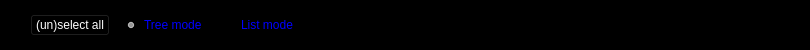
    <widget class="QFrame" name="frame">
     <property name="enabled">
      <bool>true</bool>
     </property>
     <property name="minimumSize">
      <size>
       <width>0</width>
       <height>40</height>
      </size>
     </property>
     <property name="palette">
      <palette>
       <active>
        <colorrole role="WindowText">
         <brush brushstyle="SolidPattern">
          <color alpha="255">
           <red>255</red>
           <green>255</green>
           <blue>255</blue>
          </color>
         </brush>
        </colorrole>
        <colorrole role="Button">
         <brush brushstyle="SolidPattern">
          <color alpha="255">
           <red>0</red>
           <green>0</green>
           <blue>0</blue>
          </color>
         </brush>
        </colorrole>
        <colorrole role="Text">
         <brush brushstyle="SolidPattern">
          <color alpha="255">
           <red>255</red>
           <green>255</green>
           <blue>255</blue>
          </color>
         </brush>
        </colorrole>
        <colorrole role="Base">
         <brush brushstyle="SolidPattern">
          <color alpha="255">
           <red>0</red>
           <green>0</green>
           <blue>0</blue>
          </color>
         </brush>
        </colorrole>
        <colorrole role="Window">
         <brush brushstyle="SolidPattern">
          <color alpha="255">
           <red>0</red>
           <green>0</green>
           <blue>0</blue>
          </color>
         </brush>
        </colorrole>
       </active>
       <inactive>
        <colorrole role="WindowText">
         <brush brushstyle="SolidPattern">
          <color alpha="255">
           <red>255</red>
           <green>255</green>
           <blue>255</blue>
          </color>
         </brush>
        </colorrole>
        <colorrole role="Button">
         <brush brushstyle="SolidPattern">
          <color alpha="255">
           <red>0</red>
           <green>0</green>
           <blue>0</blue>
          </color>
         </brush>
        </colorrole>
        <colorrole role="Text">
         <brush brushstyle="SolidPattern">
          <color alpha="255">
           <red>255</red>
           <green>255</green>
           <blue>255</blue>
          </color>
         </brush>
        </colorrole>
        <colorrole role="Base">
         <brush brushstyle="SolidPattern">
          <color alpha="255">
           <red>0</red>
           <green>0</green>
           <blue>0</blue>
          </color>
         </brush>
        </colorrole>
        <colorrole role="Window">
         <brush brushstyle="SolidPattern">
          <color alpha="255">
           <red>0</red>
           <green>0</green>
           <blue>0</blue>
          </color>
         </brush>
        </colorrole>
       </inactive>
       <disabled>
        <colorrole role="WindowText">
         <brush brushstyle="SolidPattern">
          <color alpha="255">
           <red>132</red>
           <green>132</green>
           <blue>132</blue>
          </color>
         </brush>
        </colorrole>
        <colorrole role="Button">
         <brush brushstyle="SolidPattern">
          <color alpha="255">
           <red>0</red>
           <green>0</green>
           <blue>0</blue>
          </color>
         </brush>
        </colorrole>
        <colorrole role="Text">
         <brush brushstyle="SolidPattern">
          <color alpha="255">
           <red>132</red>
           <green>132</green>
           <blue>132</blue>
          </color>
         </brush>
        </colorrole>
        <colorrole role="Base">
         <brush brushstyle="SolidPattern">
          <color alpha="255">
           <red>0</red>
           <green>0</green>
           <blue>0</blue>
          </color>
         </brush>
        </colorrole>
        <colorrole role="Window">
         <brush brushstyle="SolidPattern">
          <color alpha="255">
           <red>0</red>
           <green>0</green>
           <blue>0</blue>
          </color>
         </brush>
        </colorrole>
       </disabled>
      </palette>
     </property>
     <property name="frameShape">
      <enum>QFrame::StyledPanel</enum>
     </property>
     <property name="frameShadow">
      <enum>QFrame::Sunken</enum>
     </property>
     <widget class="QWidget" name="horizontalLayoutWidget">
      <property name="geometry">
       <rect>
        <x>30</x>
        <y>10</y>
        <width>771</width>
        <height>31</height>
       </rect>
      </property>
      <layout class="QHBoxLayout" name="horizontalLayoutPanel" stretch="0,0,0,0">
       <property name="spacing">
        <number>14</number>
       </property>
       <item>
        <widget class="QPushButton" name="pushButtonSelectAll">
         <property name="sizePolicy">
          <sizepolicy hsizetype="Maximum" vsizetype="Fixed">
           <horstretch>0</horstretch>
           <verstretch>0</verstretch>
          </sizepolicy>
         </property>
         <property name="palette">
          <palette>
           <active>
            <colorrole role="WindowText">
             <brush brushstyle="SolidPattern">
              <color alpha="255">
               <red>255</red>
               <green>255</green>
               <blue>255</blue>
              </color>
             </brush>
            </colorrole>
            <colorrole role="Button">
             <brush brushstyle="SolidPattern">
              <color alpha="255">
               <red>0</red>
               <green>0</green>
               <blue>0</blue>
              </color>
             </brush>
            </colorrole>
            <colorrole role="Midlight">
             <brush brushstyle="SolidPattern">
              <color alpha="255">
               <red>255</red>
               <green>255</green>
               <blue>255</blue>
              </color>
             </brush>
            </colorrole>
            <colorrole role="Dark">
             <brush brushstyle="SolidPattern">
              <color alpha="255">
               <red>255</red>
               <green>255</green>
               <blue>255</blue>
              </color>
             </brush>
            </colorrole>
            <colorrole role="Mid">
             <brush brushstyle="SolidPattern">
              <color alpha="255">
               <red>255</red>
               <green>255</green>
               <blue>255</blue>
              </color>
             </brush>
            </colorrole>
            <colorrole role="Text">
             <brush brushstyle="SolidPattern">
              <color alpha="255">
               <red>255</red>
               <green>255</green>
               <blue>255</blue>
              </color>
             </brush>
            </colorrole>
            <colorrole role="ButtonText">
             <brush brushstyle="SolidPattern">
              <color alpha="255">
               <red>255</red>
               <green>255</green>
               <blue>255</blue>
              </color>
             </brush>
            </colorrole>
            <colorrole role="Base">
             <brush brushstyle="SolidPattern">
              <color alpha="255">
               <red>0</red>
               <green>0</green>
               <blue>0</blue>
              </color>
             </brush>
            </colorrole>
            <colorrole role="Window">
             <brush brushstyle="SolidPattern">
              <color alpha="255">
               <red>0</red>
               <green>0</green>
               <blue>0</blue>
              </color>
             </brush>
            </colorrole>
            <colorrole role="Shadow">
             <brush brushstyle="SolidPattern">
              <color alpha="255">
               <red>255</red>
               <green>255</green>
               <blue>255</blue>
              </color>
             </brush>
            </colorrole>
            <colorrole role="Highlight">
             <brush brushstyle="SolidPattern">
              <color alpha="255">
               <red>255</red>
               <green>255</green>
               <blue>255</blue>
              </color>
             </brush>
            </colorrole>
            <colorrole role="HighlightedText">
             <brush brushstyle="SolidPattern">
              <color alpha="255">
               <red>255</red>
               <green>255</green>
               <blue>255</blue>
              </color>
             </brush>
            </colorrole>
            <colorrole role="Link">
             <brush brushstyle="SolidPattern">
              <color alpha="255">
               <red>255</red>
               <green>255</green>
               <blue>255</blue>
              </color>
             </brush>
            </colorrole>
            <colorrole role="LinkVisited">
             <brush brushstyle="SolidPattern">
              <color alpha="255">
               <red>255</red>
               <green>255</green>
               <blue>255</blue>
              </color>
             </brush>
            </colorrole>
            <colorrole role="AlternateBase">
             <brush brushstyle="SolidPattern">
              <color alpha="255">
               <red>248</red>
               <green>248</green>
               <blue>248</blue>
              </color>
             </brush>
            </colorrole>
            <colorrole role="ToolTipBase">
             <brush brushstyle="SolidPattern">
              <color alpha="255">
               <red>255</red>
               <green>255</green>
               <blue>255</blue>
              </color>
             </brush>
            </colorrole>
            <colorrole role="ToolTipText">
             <brush brushstyle="SolidPattern">
              <color alpha="255">
               <red>255</red>
               <green>255</green>
               <blue>255</blue>
              </color>
             </brush>
            </colorrole>
           </active>
           <inactive>
            <colorrole role="WindowText">
             <brush brushstyle="SolidPattern">
              <color alpha="255">
               <red>255</red>
               <green>255</green>
               <blue>255</blue>
              </color>
             </brush>
            </colorrole>
            <colorrole role="Button">
             <brush brushstyle="SolidPattern">
              <color alpha="255">
               <red>0</red>
               <green>0</green>
               <blue>0</blue>
              </color>
             </brush>
            </colorrole>
            <colorrole role="Midlight">
             <brush brushstyle="SolidPattern">
              <color alpha="255">
               <red>255</red>
               <green>255</green>
               <blue>255</blue>
              </color>
             </brush>
            </colorrole>
            <colorrole role="Dark">
             <brush brushstyle="SolidPattern">
              <color alpha="255">
               <red>255</red>
               <green>255</green>
               <blue>255</blue>
              </color>
             </brush>
            </colorrole>
            <colorrole role="Mid">
             <brush brushstyle="SolidPattern">
              <color alpha="255">
               <red>255</red>
               <green>255</green>
               <blue>255</blue>
              </color>
             </brush>
            </colorrole>
            <colorrole role="Text">
             <brush brushstyle="SolidPattern">
              <color alpha="255">
               <red>255</red>
               <green>255</green>
               <blue>255</blue>
              </color>
             </brush>
            </colorrole>
            <colorrole role="ButtonText">
             <brush brushstyle="SolidPattern">
              <color alpha="255">
               <red>255</red>
               <green>255</green>
               <blue>255</blue>
              </color>
             </brush>
            </colorrole>
            <colorrole role="Base">
             <brush brushstyle="SolidPattern">
              <color alpha="255">
               <red>0</red>
               <green>0</green>
               <blue>0</blue>
              </color>
             </brush>
            </colorrole>
            <colorrole role="Window">
             <brush brushstyle="SolidPattern">
              <color alpha="255">
               <red>0</red>
               <green>0</green>
               <blue>0</blue>
              </color>
             </brush>
            </colorrole>
            <colorrole role="Shadow">
             <brush brushstyle="SolidPattern">
              <color alpha="255">
               <red>255</red>
               <green>255</green>
               <blue>255</blue>
              </color>
             </brush>
            </colorrole>
            <colorrole role="Highlight">
             <brush brushstyle="SolidPattern">
              <color alpha="255">
               <red>255</red>
               <green>255</green>
               <blue>255</blue>
              </color>
             </brush>
            </colorrole>
            <colorrole role="HighlightedText">
             <brush brushstyle="SolidPattern">
              <color alpha="255">
               <red>255</red>
               <green>255</green>
               <blue>255</blue>
              </color>
             </brush>
            </colorrole>
            <colorrole role="Link">
             <brush brushstyle="SolidPattern">
              <color alpha="255">
               <red>255</red>
               <green>255</green>
               <blue>255</blue>
              </color>
             </brush>
            </colorrole>
            <colorrole role="LinkVisited">
             <brush brushstyle="SolidPattern">
              <color alpha="255">
               <red>255</red>
               <green>255</green>
               <blue>255</blue>
              </color>
             </brush>
            </colorrole>
            <colorrole role="AlternateBase">
             <brush brushstyle="SolidPattern">
              <color alpha="255">
               <red>248</red>
               <green>248</green>
               <blue>248</blue>
              </color>
             </brush>
            </colorrole>
            <colorrole role="ToolTipBase">
             <brush brushstyle="SolidPattern">
              <color alpha="255">
               <red>255</red>
               <green>255</green>
               <blue>255</blue>
              </color>
             </brush>
            </colorrole>
            <colorrole role="ToolTipText">
             <brush brushstyle="SolidPattern">
              <color alpha="255">
               <red>255</red>
               <green>255</green>
               <blue>255</blue>
              </color>
             </brush>
            </colorrole>
           </inactive>
           <disabled>
            <colorrole role="WindowText">
             <brush brushstyle="SolidPattern">
              <color alpha="255">
               <red>255</red>
               <green>255</green>
               <blue>255</blue>
              </color>
             </brush>
            </colorrole>
            <colorrole role="Button">
             <brush brushstyle="SolidPattern">
              <color alpha="255">
               <red>0</red>
               <green>0</green>
               <blue>0</blue>
              </color>
             </brush>
            </colorrole>
            <colorrole role="Midlight">
             <brush brushstyle="SolidPattern">
              <color alpha="255">
               <red>255</red>
               <green>255</green>
               <blue>255</blue>
              </color>
             </brush>
            </colorrole>
            <colorrole role="Dark">
             <brush brushstyle="SolidPattern">
              <color alpha="255">
               <red>255</red>
               <green>255</green>
               <blue>255</blue>
              </color>
             </brush>
            </colorrole>
            <colorrole role="Mid">
             <brush brushstyle="SolidPattern">
              <color alpha="255">
               <red>255</red>
               <green>255</green>
               <blue>255</blue>
              </color>
             </brush>
            </colorrole>
            <colorrole role="Text">
             <brush brushstyle="SolidPattern">
              <color alpha="255">
               <red>255</red>
               <green>255</green>
               <blue>255</blue>
              </color>
             </brush>
            </colorrole>
            <colorrole role="ButtonText">
             <brush brushstyle="SolidPattern">
              <color alpha="255">
               <red>255</red>
               <green>255</green>
               <blue>255</blue>
              </color>
             </brush>
            </colorrole>
            <colorrole role="Base">
             <brush brushstyle="SolidPattern">
              <color alpha="255">
               <red>0</red>
               <green>0</green>
               <blue>0</blue>
              </color>
             </brush>
            </colorrole>
            <colorrole role="Window">
             <brush brushstyle="SolidPattern">
              <color alpha="255">
               <red>0</red>
               <green>0</green>
               <blue>0</blue>
              </color>
             </brush>
            </colorrole>
            <colorrole role="Shadow">
             <brush brushstyle="SolidPattern">
              <color alpha="255">
               <red>255</red>
               <green>255</green>
               <blue>255</blue>
              </color>
             </brush>
            </colorrole>
            <colorrole role="Highlight">
             <brush brushstyle="SolidPattern">
              <color alpha="255">
               <red>255</red>
               <green>255</green>
               <blue>255</blue>
              </color>
             </brush>
            </colorrole>
            <colorrole role="HighlightedText">
             <brush brushstyle="SolidPattern">
              <color alpha="255">
               <red>255</red>
               <green>255</green>
               <blue>255</blue>
              </color>
             </brush>
            </colorrole>
            <colorrole role="Link">
             <brush brushstyle="SolidPattern">
              <color alpha="255">
               <red>255</red>
               <green>255</green>
               <blue>255</blue>
              </color>
             </brush>
            </colorrole>
            <colorrole role="LinkVisited">
             <brush brushstyle="SolidPattern">
              <color alpha="255">
               <red>255</red>
               <green>255</green>
               <blue>255</blue>
              </color>
             </brush>
            </colorrole>
            <colorrole role="AlternateBase">
             <brush brushstyle="SolidPattern">
              <color alpha="255">
               <red>255</red>
               <green>255</green>
               <blue>255</blue>
              </color>
             </brush>
            </colorrole>
            <colorrole role="ToolTipBase">
             <brush brushstyle="SolidPattern">
              <color alpha="255">
               <red>255</red>
               <green>255</green>
               <blue>255</blue>
              </color>
             </brush>
            </colorrole>
            <colorrole role="ToolTipText">
             <brush brushstyle="SolidPattern">
              <color alpha="255">
               <red>255</red>
               <green>255</green>
               <blue>255</blue>
              </color>
             </brush>
            </colorrole>
           </disabled>
          </palette>
         </property>
         <property name="text">
          <string>(un)select all</string>
         </property>
        </widget>
       </item>
       <item>
        <widget class="QRadioButton" name="radioTreeMode">
         <property name="sizePolicy">
          <sizepolicy hsizetype="Maximum" vsizetype="Fixed">
           <horstretch>0</horstretch>
           <verstretch>0</verstretch>
          </sizepolicy>
         </property>
         <property name="palette">
          <palette>
           <active>
            <colorrole role="WindowText">
             <brush brushstyle="SolidPattern">
              <color alpha="255">
               <red>0</red>
               <green>0</green>
               <blue>255</blue>
              </color>
             </brush>
            </colorrole>
            <colorrole role="Button">
             <brush brushstyle="SolidPattern">
              <color alpha="255">
               <red>0</red>
               <green>0</green>
               <blue>0</blue>
              </color>
             </brush>
            </colorrole>
            <colorrole role="Base">
             <brush brushstyle="SolidPattern">
              <color alpha="255">
               <red>0</red>
               <green>0</green>
               <blue>0</blue>
              </color>
             </brush>
            </colorrole>
            <colorrole role="Window">
             <brush brushstyle="SolidPattern">
              <color alpha="255">
               <red>0</red>
               <green>0</green>
               <blue>0</blue>
              </color>
             </brush>
            </colorrole>
            <colorrole role="Highlight">
             <brush brushstyle="SolidPattern">
              <color alpha="255">
               <red>255</red>
               <green>255</green>
               <blue>255</blue>
              </color>
             </brush>
            </colorrole>
           </active>
           <inactive>
            <colorrole role="WindowText">
             <brush brushstyle="SolidPattern">
              <color alpha="255">
               <red>0</red>
               <green>0</green>
               <blue>255</blue>
              </color>
             </brush>
            </colorrole>
            <colorrole role="Button">
             <brush brushstyle="SolidPattern">
              <color alpha="255">
               <red>0</red>
               <green>0</green>
               <blue>0</blue>
              </color>
             </brush>
            </colorrole>
            <colorrole role="Base">
             <brush brushstyle="SolidPattern">
              <color alpha="255">
               <red>0</red>
               <green>0</green>
               <blue>0</blue>
              </color>
             </brush>
            </colorrole>
            <colorrole role="Window">
             <brush brushstyle="SolidPattern">
              <color alpha="255">
               <red>0</red>
               <green>0</green>
               <blue>0</blue>
              </color>
             </brush>
            </colorrole>
            <colorrole role="Highlight">
             <brush brushstyle="SolidPattern">
              <color alpha="255">
               <red>255</red>
               <green>255</green>
               <blue>255</blue>
              </color>
             </brush>
            </colorrole>
           </inactive>
           <disabled>
            <colorrole role="WindowText">
             <brush brushstyle="SolidPattern">
              <color alpha="255">
               <red>132</red>
               <green>132</green>
               <blue>132</blue>
              </color>
             </brush>
            </colorrole>
            <colorrole role="Button">
             <brush brushstyle="SolidPattern">
              <color alpha="255">
               <red>0</red>
               <green>0</green>
               <blue>0</blue>
              </color>
             </brush>
            </colorrole>
            <colorrole role="Base">
             <brush brushstyle="SolidPattern">
              <color alpha="255">
               <red>0</red>
               <green>0</green>
               <blue>0</blue>
              </color>
             </brush>
            </colorrole>
            <colorrole role="Window">
             <brush brushstyle="SolidPattern">
              <color alpha="255">
               <red>0</red>
               <green>0</green>
               <blue>0</blue>
              </color>
             </brush>
            </colorrole>
            <colorrole role="Highlight">
             <brush brushstyle="SolidPattern">
              <color alpha="255">
               <red>195</red>
               <green>195</green>
               <blue>195</blue>
              </color>
             </brush>
            </colorrole>
           </disabled>
          </palette>
         </property>
         <property name="text">
          <string>Tree mode</string>
         </property>
         <property name="checked">
          <bool>true</bool>
         </property>
        </widget>
       </item>
       <item>
        <widget class="QRadioButton" name="radioListMode">
         <property name="sizePolicy">
          <sizepolicy hsizetype="Maximum" vsizetype="Fixed">
           <horstretch>0</horstretch>
           <verstretch>0</verstretch>
          </sizepolicy>
         </property>
         <property name="palette">
          <palette>
           <active>
            <colorrole role="WindowText">
             <brush brushstyle="SolidPattern">
              <color alpha="255">
               <red>0</red>
               <green>0</green>
               <blue>255</blue>
              </color>
             </brush>
            </colorrole>
            <colorrole role="Button">
             <brush brushstyle="SolidPattern">
              <color alpha="255">
               <red>0</red>
               <green>0</green>
               <blue>0</blue>
              </color>
             </brush>
            </colorrole>
            <colorrole role="Base">
             <brush brushstyle="SolidPattern">
              <color alpha="255">
               <red>0</red>
               <green>0</green>
               <blue>0</blue>
              </color>
             </brush>
            </colorrole>
            <colorrole role="Window">
             <brush brushstyle="SolidPattern">
              <color alpha="255">
               <red>0</red>
               <green>0</green>
               <blue>0</blue>
              </color>
             </brush>
            </colorrole>
           </active>
           <inactive>
            <colorrole role="WindowText">
             <brush brushstyle="SolidPattern">
              <color alpha="255">
               <red>0</red>
               <green>0</green>
               <blue>255</blue>
              </color>
             </brush>
            </colorrole>
            <colorrole role="Button">
             <brush brushstyle="SolidPattern">
              <color alpha="255">
               <red>0</red>
               <green>0</green>
               <blue>0</blue>
              </color>
             </brush>
            </colorrole>
            <colorrole role="Base">
             <brush brushstyle="SolidPattern">
              <color alpha="255">
               <red>0</red>
               <green>0</green>
               <blue>0</blue>
              </color>
             </brush>
            </colorrole>
            <colorrole role="Window">
             <brush brushstyle="SolidPattern">
              <color alpha="255">
               <red>0</red>
               <green>0</green>
               <blue>0</blue>
              </color>
             </brush>
            </colorrole>
           </inactive>
           <disabled>
            <colorrole role="WindowText">
             <brush brushstyle="SolidPattern">
              <color alpha="255">
               <red>132</red>
               <green>132</green>
               <blue>132</blue>
              </color>
             </brush>
            </colorrole>
            <colorrole role="Button">
             <brush brushstyle="SolidPattern">
              <color alpha="255">
               <red>0</red>
               <green>0</green>
               <blue>0</blue>
              </color>
             </brush>
            </colorrole>
            <colorrole role="Base">
             <brush brushstyle="SolidPattern">
              <color alpha="255">
               <red>0</red>
               <green>0</green>
               <blue>0</blue>
              </color>
             </brush>
            </colorrole>
            <colorrole role="Window">
             <brush brushstyle="SolidPattern">
              <color alpha="255">
               <red>0</red>
               <green>0</green>
               <blue>0</blue>
              </color>
             </brush>
            </colorrole>
           </disabled>
          </palette>
         </property>
         <property name="text">
          <string>List mode</string>
         </property>
        </widget>
       </item>
       <item>
        <spacer name="horizontalSpacer">
         <property name="orientation">
          <enum>Qt::Horizontal</enum>
         </property>
         <property name="sizeHint" stdset="0">
          <size>
           <width>40</width>
           <height>20</height>
          </size>
         </property>
        </spacer>
       </item>
      </layout>
     </widget>
    </widget>
